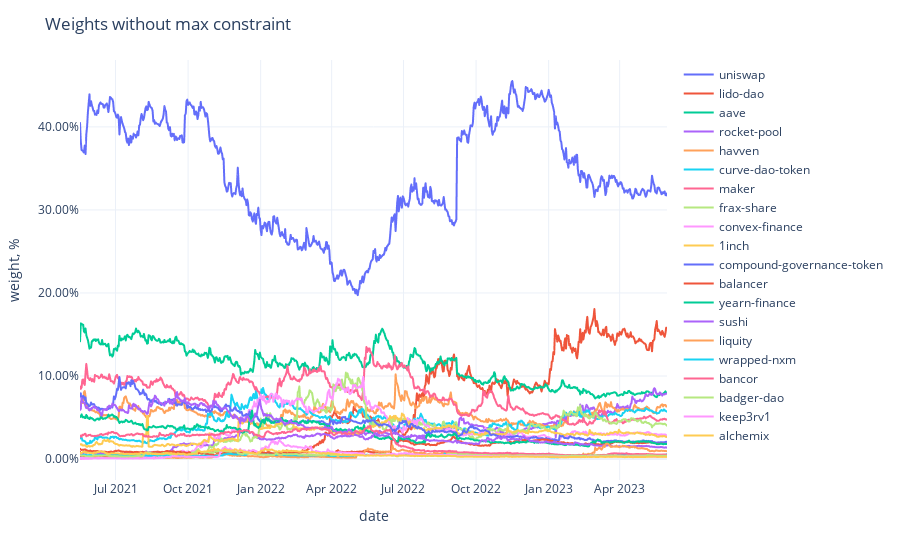

Notebook code for this chart:
### Code cell
fig = px.line(weights,
              labels={'value': 'weight, %', 'variable': ''})
fig.update_traces(
    hovertemplate="%{y}"
)
fig.update_yaxes(
    tickformat=".2%",
)
fig.update_xaxes(
    showspikes=True,
    spikethickness=2,
    spikedash="dot",
    spikecolor="#999999",
    spikemode="across",
)
fig.update_layout(
    ## showlegend=False,
    hovermode="x",
    hoverdistance=100,  ## Distance to show hover label of data point
    spikedistance=1000,  ## Distance to show spike
    template='plotly_white',
    title='Weights without max constraint'
)

### Figure 1 — Plotly figure (JSON) as saved in the notebook; plotly's stock layout.template omitted (floating-point values rounded to 4 significant figures; data arrays with more than 128 entries replaced by an {"elided": "..."} marker saying what was removed)
{"data": [{"hovertemplate": "%{y}", "legendgroup": "uniswap", "line": {"color": "#636efa", "dash": "solid"}, "marker": {"symbol": "circle"}, "mode": "lines", "name": "uniswap", "showlegend": true, "type": "scattergl", "x": {"elided": "745 str values"}, "xaxis": "x", "y": {"elided": "745 float values"}, "yaxis": "y"}, {"hovertemplate": "%{y}", "legendgroup": "lido-dao", "line": {"color": "#EF553B", "dash": "solid"}, "marker": {"symbol": "circle"}, "mode": "lines", "name": "lido-dao", "showlegend": true, "type": "scattergl", "x": {"elided": "745 str values"}, "xaxis": "x", "y": {"elided": "745 float values"}, "yaxis": "y"}, {"hovertemplate": "%{y}", "legendgroup": "aave", "line": {"color": "#00cc96", "dash": "solid"}, "marker": {"symbol": "circle"}, "mode": "lines", "name": "aave", "showlegend": true, "type": "scattergl", "x": {"elided": "745 str values"}, "xaxis": "x", "y": {"elided": "745 float values"}, "yaxis": "y"}, {"hovertemplate": "%{y}", "legendgroup": "rocket-pool", "line": {"color": "#ab63fa", "dash": "solid"}, "marker": {"symbol": "circle"}, "mode": "lines", "name": "rocket-pool", "showlegend": true, "type": "scattergl", "x": {"elided": "745 str values"}, "xaxis": "x", "y": {"elided": "745 float values"}, "yaxis": "y"}, {"hovertemplate": "%{y}", "legendgroup": "havven", "line": {"color": "#FFA15A", "dash": "solid"}, "marker": {"symbol": "circle"}, "mode": "lines", "name": "havven", "showlegend": true, "type": "scattergl", "x": {"elided": "745 str values"}, "xaxis": "x", "y": {"elided": "745 float values"}, "yaxis": "y"}, {"hovertemplate": "%{y}", "legendgroup": "curve-dao-token", "line": {"color": "#19d3f3", "dash": "solid"}, "marker": {"symbol": "circle"}, "mode": "lines", "name": "curve-dao-token", "showlegend": true, "type": "scattergl", "x": {"elided": "745 str values"}, "xaxis": "x", "y": {"elided": "745 float values"}, "yaxis": "y"}, {"hovertemplate": "%{y}", "legendgroup": "maker", "line": {"color": "#FF6692", "dash": "solid"}, "marker": {"symbol": "circle"}, "mode": "lines", "name": "maker", "showlegend": true, "type": "scattergl", "x": {"elided": "745 str values"}, "xaxis": "x", "y": {"elided": "745 float values"}, "yaxis": "y"}, {"hovertemplate": "%{y}", "legendgroup": "frax-share", "line": {"color": "#B6E880", "dash": "solid"}, "marker": {"symbol": "circle"}, "mode": "lines", "name": "frax-share", "showlegend": true, "type": "scattergl", "x": {"elided": "745 str values"}, "xaxis": "x", "y": {"elided": "745 float values"}, "yaxis": "y"}, {"hovertemplate": "%{y}", "legendgroup": "convex-finance", "line": {"color": "#FF97FF", "dash": "solid"}, "marker": {"symbol": "circle"}, "mode": "lines", "name": "convex-finance", "showlegend": true, "type": "scattergl", "x": {"elided": "745 str values"}, "xaxis": "x", "y": {"elided": "745 float values"}, "yaxis": "y"}, {"hovertemplate": "%{y}", "legendgroup": "1inch", "line": {"color": "#FECB52", "dash": "solid"}, "marker": {"symbol": "circle"}, "mode": "lines", "name": "1inch", "showlegend": true, "type": "scattergl", "x": {"elided": "745 str values"}, "xaxis": "x", "y": {"elided": "745 float values"}, "yaxis": "y"}, {"hovertemplate": "%{y}", "legendgroup": "compound-governance-token", "line": {"color": "#636efa", "dash": "solid"}, "marker": {"symbol": "circle"}, "mode": "lines", "name": "compound-governance-token", "showlegend": true, "type": "scattergl", "x": {"elided": "745 str values"}, "xaxis": "x", "y": {"elided": "745 float values"}, "yaxis": "y"}, {"hovertemplate": "%{y}", "legendgroup": "balancer", "line": {"color": "#EF553B", "dash": "solid"}, "marker": {"symbol": "circle"}, "mode": "lines", "name": "balancer", "showlegend": true, "type": "scattergl", "x": {"elided": "745 str values"}, "xaxis": "x", "y": {"elided": "745 float values"}, "yaxis": "y"}, {"hovertemplate": "%{y}", "legendgroup": "yearn-finance", "line": {"color": "#00cc96", "dash": "solid"}, "marker": {"symbol": "circle"}, "mode": "lines", "name": "yearn-finance", "showlegend": true, "type": "scattergl", "x": {"elided": "745 str values"}, "xaxis": "x", "y": {"elided": "745 float values"}, "yaxis": "y"}, {"hovertemplate": "%{y}", "legendgroup": "sushi", "line": {"color": "#ab63fa", "dash": "solid"}, "marker": {"symbol": "circle"}, "mode": "lines", "name": "sushi", "showlegend": true, "type": "scattergl", "x": {"elided": "745 str values"}, "xaxis": "x", "y": {"elided": "745 float values"}, "yaxis": "y"}, {"hovertemplate": "%{y}", "legendgroup": "liquity", "line": {"color": "#FFA15A", "dash": "solid"}, "marker": {"symbol": "circle"}, "mode": "lines", "name": "liquity", "showlegend": true, "type": "scattergl", "x": {"elided": "745 str values"}, "xaxis": "x", "y": {"elided": "745 float values"}, "yaxis": "y"}, {"hovertemplate": "%{y}", "legendgroup": "wrapped-nxm", "line": {"color": "#19d3f3", "dash": "solid"}, "marker": {"symbol": "circle"}, "mode": "lines", "name": "wrapped-nxm", "showlegend": true, "type": "scattergl", "x": {"elided": "745 str values"}, "xaxis": "x", "y": {"elided": "745 float values"}, "yaxis": "y"}, {"hovertemplate": "%{y}", "legendgroup": "bancor", "line": {"color": "#FF6692", "dash": "solid"}, "marker": {"symbol": "circle"}, "mode": "lines", "name": "bancor", "showlegend": true, "type": "scattergl", "x": {"elided": "745 str values"}, "xaxis": "x", "y": {"elided": "745 float values"}, "yaxis": "y"}, {"hovertemplate": "%{y}", "legendgroup": "badger-dao", "line": {"color": "#B6E880", "dash": "solid"}, "marker": {"symbol": "circle"}, "mode": "lines", "name": "badger-dao", "showlegend": true, "type": "scattergl", "x": {"elided": "745 str values"}, "xaxis": "x", "y": {"elided": "745 float values"}, "yaxis": "y"}, {"hovertemplate": "%{y}", "legendgroup": "keep3rv1", "line": {"color": "#FF97FF", "dash": "solid"}, "marker": {"symbol": "circle"}, "mode": "lines", "name": "keep3rv1", "showlegend": true, "type": "scattergl", "x": {"elided": "745 str values"}, "xaxis": "x", "y": {"elided": "745 float values"}, "yaxis": "y"}, {"hovertemplate": "%{y}", "legendgroup": "alchemix", "line": {"color": "#FECB52", "dash": "solid"}, "marker": {"symbol": "circle"}, "mode": "lines", "name": "alchemix", "showlegend": true, "type": "scattergl", "x": {"elided": "745 str values"}, "xaxis": "x", "y": {"elided": "745 float values"}, "yaxis": "y"}], "layout": {"hoverdistance": 100, "hovermode": "x", "legend": {"title": {"text": ""}, "tracegroupgap": 0}, "margin": {"t": 60}, "spikedistance": 1000, "title": {"text": "Weights without max constraint"}, "xaxis": {"anchor": "y", "domain": [0, 1], "showspikes": true, "spikecolor": "#999999", "spikedash": "dot", "spikemode": "across", "spikethickness": 2, "title": {"text": "date"}}, "yaxis": {"anchor": "x", "domain": [0, 1], "tickformat": ".2%", "title": {"text": "weight, %"}}}}
